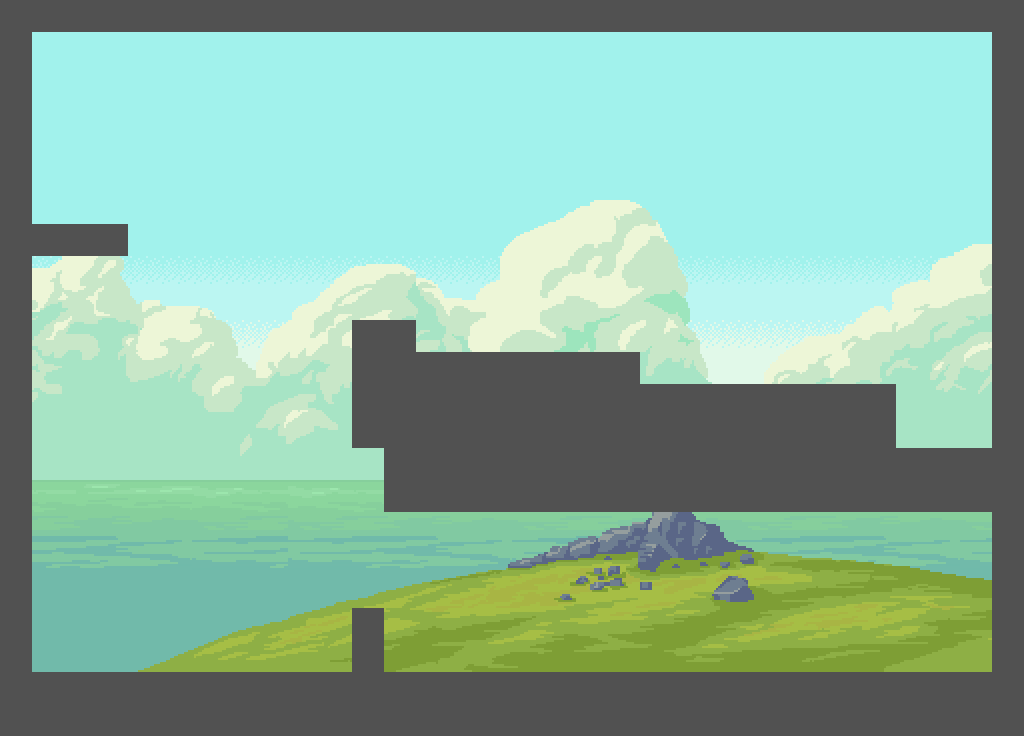

Tiled map render using the project's own tile images. Description and the map definition, with tile-layer contents summarised, below:
An orthogonal 32x23 tile map with 32x32 px tiles, 2 tile layers (background, tuiles), 2 tilesets and 28 objects (4x coin, 4x unstableFloor, 2x trap, 2x bat, Joueur, ...).

<map version="1.9" tiledversion="1.9.2" orientation="orthogonal" renderorder="right-down" width="32" height="23" tilewidth="32" tileheight="32" infinite="0" nextlayerid="19" nextobjectid="257">
    <tileset firstgid="1" name="dirt" tilewidth="32" tileheight="32" tilecount="1" columns="1">
        <image source="../images/levels/visualAssets/dirt.png" width="32" height="32" />
    </tileset>
    <tileset firstgid="2" name="SEA-BG-1" tilewidth="32" tileheight="32" tilecount="2983" columns="157">
        <image source="../images/levels/bg/SEA-BG-1.png" width="5024" height="608" />
    </tileset>
    <layer id="1" name="background" width="32" height="23">
        <data>[736 cells, 619 non-empty, 588 distinct tile ids]</data>
    </layer>
    <layer id="6" name="tuiles" width="32" height="23">
        <data>[736 cells, 222 non-empty, 1 distinct tile ids]</data>
    </layer>
    <objectgroup id="17" name="coins">
        <object id="246" x="544" y="256">
            <point />
        </object>
        <object id="247" x="640" y="224">
            <point />
        </object>
        <object id="248" x="736" y="192">
            <point />
        </object>
        <object id="249" name="coin" x="832" y="160">
            <point />
        </object>
        <object id="250" name="coin" x="896" y="176">
            <point />
        </object>
        <object id="251" name="coin" x="928" y="224">
            <point />
        </object>
        <object id="252" name="coin" x="960" y="288">
            <point />
        </object>
    </objectgroup>
    <objectgroup id="18" name="traps">
        <object id="253" name="trap" x="432" y="672">
            <point />
        </object>
        <object id="255" name="trap" x="272" y="672">
            <point />
        </object>
    </objectgroup>
    <objectgroup id="7" name="ground">
        <object id="53" x="32" y="0" width="960" height="32" />
        <object id="55" x="0" y="0" width="32" height="672" />
        <object id="56" x="0" y="672" width="1024" height="64" />
        <object id="90" x="32" y="224" width="96" height="32" />
        <object id="124" x="992" y="0" width="32" height="672" />
        <object id="158" x="352" y="320" width="64" height="64" />
        <object id="159" x="416" y="352" width="224" height="32" />
        <object id="167" x="384" y="448" width="608" height="64" />
        <object id="168" x="352" y="384" width="544" height="64" />
        <object id="256" x="352" y="608" width="32" height="64" />
    </objectgroup>
    <objectgroup id="11" name="barrels" />
    <objectgroup id="13" name="unstableFloors">
        <object id="131" name="unstableFloor" x="512" y="288" width="64" height="32" />
        <object id="164" name="unstableFloor" x="288" y="352" width="64" height="32" />
        <object id="238" name="unstableFloor" x="608" y="256" width="64" height="32" />
        <object id="243" name="unstableFloor" x="704" y="224" width="64" height="32" />
    </objectgroup>
    <objectgroup id="14" name="bat">
        <object id="244" name="bat" x="640" y="640">
            <point />
        </object>
        <object id="245" name="bat" x="96" y="608">
            <point />
        </object>
    </objectgroup>
    <objectgroup id="14" name="playerspawnpoint">
        <object id="121" name="Joueur" x="80" y="136">
            <point />
        </object>
    </objectgroup>
    <objectgroup id="15" name="nextLevelDoor">
        <object id="123" name="nextLevelDoor" x="976" y="352" width="16" height="64" />
    </objectgroup>
    <objectgroup id="16" name="teleporters">
        <object id="242" name="back to spawn" x="736" y="576" width="16" height="64" />
    </objectgroup>
</map>
